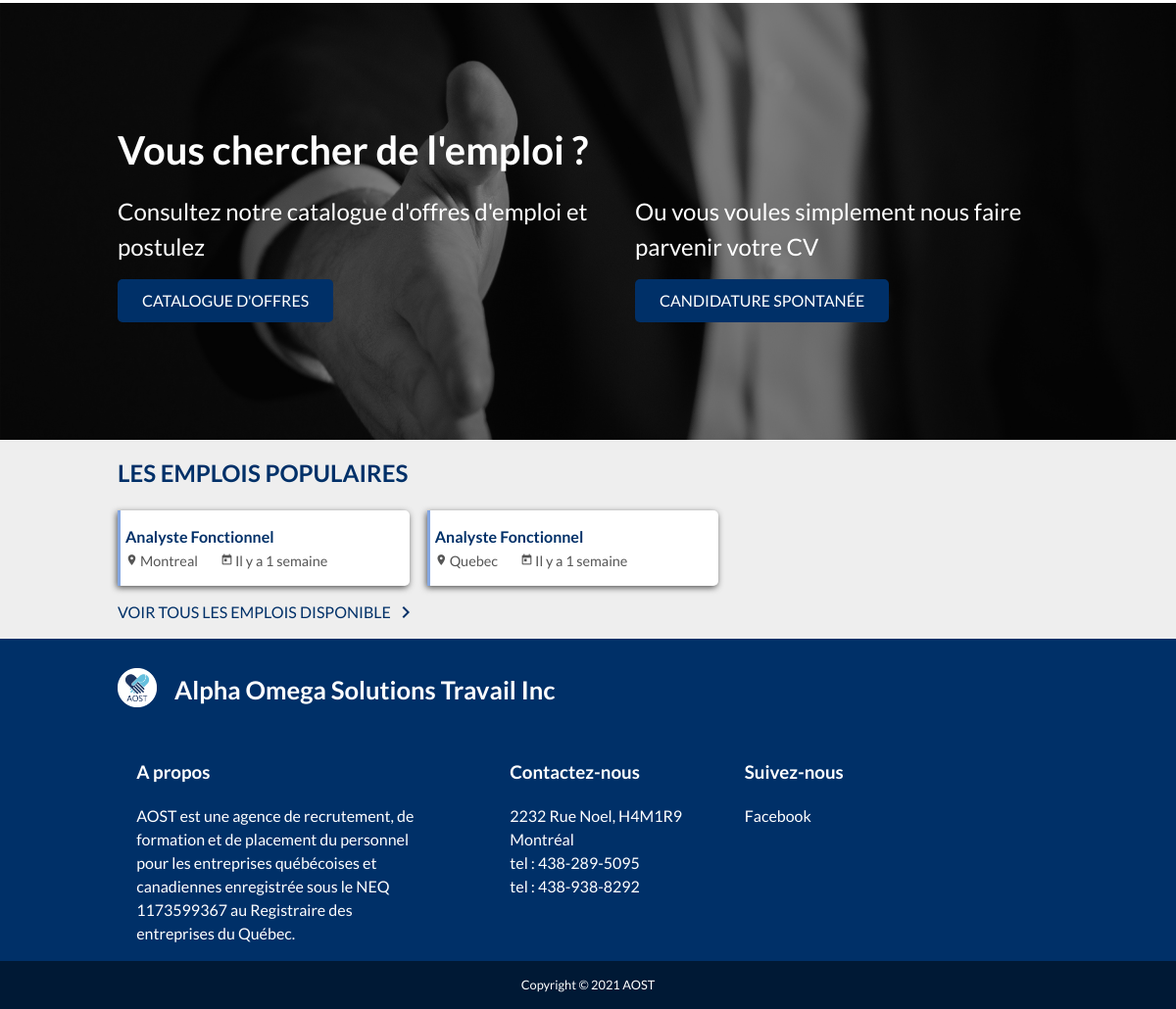
Before: / (lower part) with the older database file.
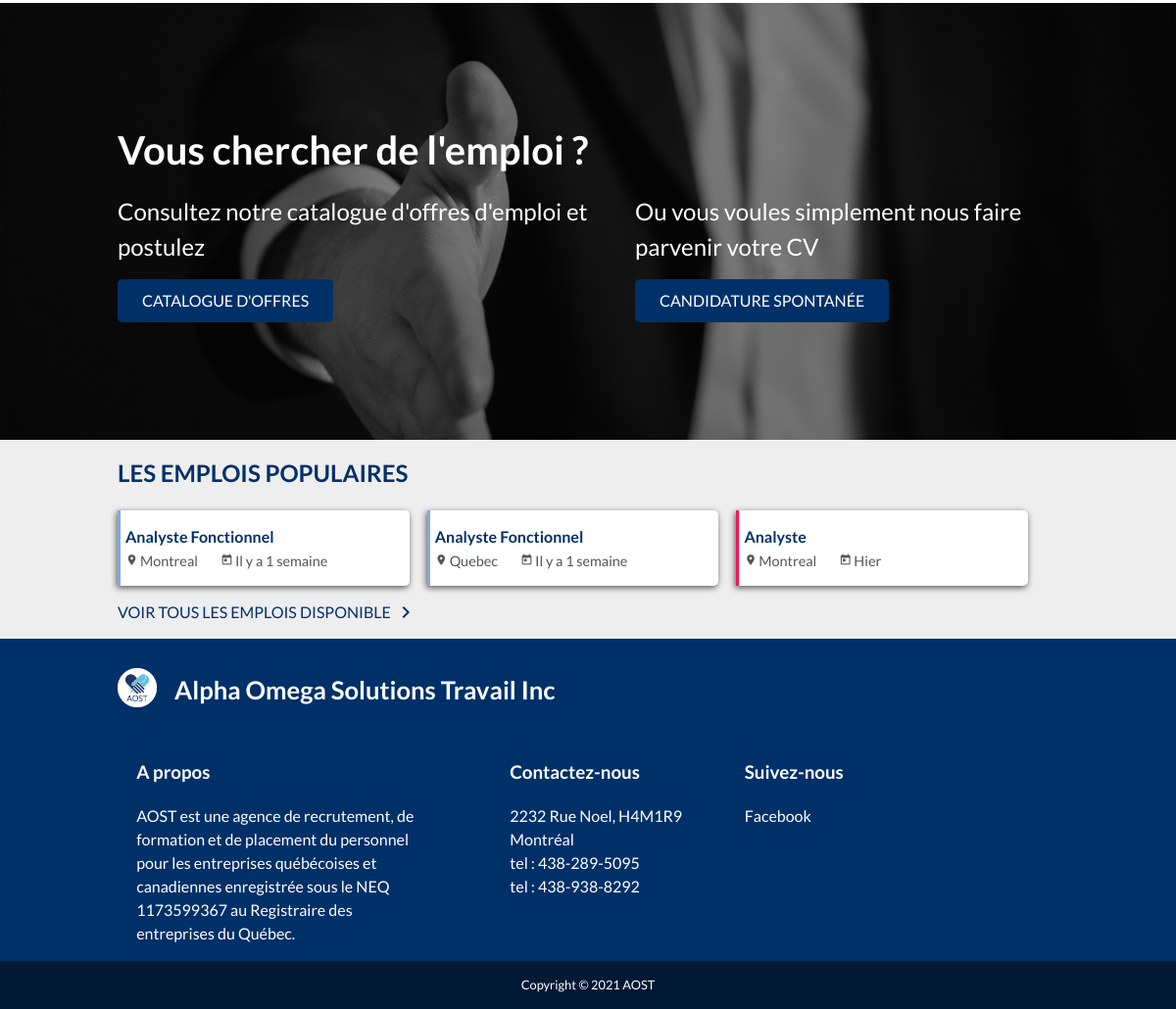
After: the same page with the newer database file.
### tables this page shows
CREATE TABLE IF NOT EXISTS `offers` (
  `id` bigint(20) NOT NULL AUTO_INCREMENT,
  `id_admin` bigint(20) NOT NULL,
  `id_subdomain` bigint(20) NOT NULL,
  `id_city` bigint(20) NOT NULL,
  `compagny` varchar(100) NOT NULL,
  `description` longtext COMMENT 'Description globale de la demande',
  `missions` longtext COMMENT 'description détaillée (par mission) de la demande',
  `skill` longtext COMMENT 'compétences requises du postulant',
  `candidate_profile` longtext COMMENT 'Informations requises du postulant (age, annee d''experience, caractere etc...)',
  `cv` int(1) NOT NULL DEFAULT '0' COMMENT 'vaudra 1 si un CV est requit pour postuler',
  `motivation` int(1) NOT NULL DEFAULT '0' COMMENT 'Vaudra 1 si une lettre de motivation est requise pour postuler',
  `deleted` int(2) NOT NULL DEFAULT '0' COMMENT 'Vaudra 1 si supprimé par un admin (restera présente dans un onglet archives ou corbeille)',
  `expired` int(2) NOT NULL DEFAULT '0' COMMENT 'vaudra 1 si déjà expiré',
  `deadline` datetime NOT NULL COMMENT 'Date limite',
  `added_at` datetime NOT NULL DEFAULT CURRENT_TIMESTAMP,
  PRIMARY KEY (`id`),
  KEY `fk_city` (`id_city`),
  KEY `fk_subdomain` (`id_subdomain`),
  KEY `fk_admin` (`id_admin`)
);

CREATE TABLE IF NOT EXISTS `subdomains` (
  `id` bigint(20) NOT NULL AUTO_INCREMENT,
  `id_admin` bigint(20) NOT NULL,
  `id_domain` bigint(20) NOT NULL,
  `name` varchar(200) NOT NULL,
  `color` varchar(100) NOT NULL,
  `image` varchar(255) NOT NULL,
  `added_at` datetime NOT NULL DEFAULT CURRENT_TIMESTAMP,
  PRIMARY KEY (`id`),
  KEY `id_domain` (`id_domain`),
  KEY `fk_admin` (`id_admin`)
);

CREATE TABLE IF NOT EXISTS `city` (
  `id` bigint(20) NOT NULL AUTO_INCREMENT,
  `name` varchar(150) NOT NULL,
  `added_at` datetime NOT NULL DEFAULT CURRENT_TIMESTAMP,
  PRIMARY KEY (`id`)
);

### home/index.php (called while the page is built)
<?php include($_SERVER["DOCUMENT_ROOT"]."/aost/outils/php/redirection.php");
	redirection("Alpha Omega Solutions Travail", _APP_PATH."home/home.php", "home", "", _ROOT_PATH."home/home.css", _ROOT_PATH."home/home.js");
?>

### index.php (called while the page is built)
<?php
    include($_SERVER["DOCUMENT_ROOT"]."/aost/home/index.php");
?>

### class/Offer.class.php (called while the page is built, shortened)
<?php
class Offer
{
    private $_id;
    private $_added_at;
    public function __construct(array $data){
        foreach ($data as $key => $value) {
            $method='set'.ucfirst($key);
        }
    }
    public function setId($id){
        $this->_id=intval($id);
    }
    public function getId(){
        return $this->_id;
    }
    public function setAdded_at($added_at){
        $this->_added_at=strval($added_at);
    }
    public function getAdded_at(){
        return $this->_added_at;
    }
public function getOffers() {
    include(_APP_PATH."bd/server-connect.php");
    $query=$db->prepare("SELECT * FROM offers ORDER BY id ASC");
    $offers=[];
    if($query->execute()){
        while($data=$query->fetch()){
            $offers[]=new Offer($data);
        }
        return $offers;
    }else{
        return false;
    }
}
}
?>

### class/Subdomain.class.php (called while the page is built, shortened)
<?php
class Subdomain
{
   private $_name;
   public function __construct(array $data){
    foreach ($data as $key => $value) {
     $method='set'.ucfirst($key);
}
}
public function setName($name){
   $this->_name=htmlentities(strval($name));
}
public function getName(){
    return $this->_name;
}
public function getSubdomain($id){
    include(_APP_PATH."bd/server-connect.php");
    $id=intval($id);
    $query=$db->prepare("SELECT * FROM subdomains WHERE id=?");
    $query->bindParam(1,$id);
    if($query->execute() && $query->rowCount()==1){
      $data=$query->fetch();
      return (new Subdomain($data));
  }else{
      return false;
  }
}
}
?>

### class/Domain.class.php (called while the page is built, shortened)
<?php
class domain
{
    private $_color;
    public function __construct(array $data){
        foreach ($data as $key => $value) {
            $method='set'.ucfirst($key);
        }
    }
    public function setColor($color){
        $this->_color=htmlentities(strval($color));
    }
    public function getColor(){
        return $this->_color;
    }
public function getDomain($id){
    include(_APP_PATH."bd/server-connect.php");
    $id=intval($id);
    $query=$db->prepare("SELECT * FROM domains WHERE id=?");
    $query->bindParam(1,$id);
    if($query->execute() && $query->rowCount()==1){
        $data=$query->fetch();
        return (new Domain($data));
    }else{
        return false;
    }
}
}
?>

### class/City.class.php (called while the page is built, shortened)
<?php
class City
{
    private $_name;
    public function __construct(array $data){
        foreach ($data as $key => $value) {
            $method='set'.ucfirst($key);
        }
    }
    public function setName($name){
        $this->_name=htmlentities(strval($name));
    }
    public function getName(){
        return $this->_name;
    }
public function getCity($id){
    include(_APP_PATH."bd/server-connect.php");
    $id=intval($id);
    $query=$db->prepare("SELECT * FROM city WHERE id=?");
    $query->bindParam(1,$id);
    if($query->execute() && $query->rowCount()==1){
        $data=$query->fetch();
        return (new City($data));
    }else{
        return false;
    }
}
}
?>

### home/home.php (the view, shortened to what the changed rows need)
<div class="offers-container">
  <div class="offset-10-laptop emplois-populaires">
    <h2 class="margin-top-none">Les emplois populaires</h2>
    <div class="emplois-populaires-container">
      <?php
      $offers = $offer->getOffers();
      foreach ($offers as $offer) {
        $city = $city->getCity($offer->getId_city());
        $subdomain = $subdomain->getSubdomain($offer->getId_subdomain());
        $domain = $domain->getDomain($subdomain->getId_domain());
        $domainColor = $domain->getColor()==""? "66BFDE" : $domain -> getColor();
        ?>
        <a href="<?php echo _ROOT_PATH."job/offers/a/".str_replace(" ", "-",$subdomain->getName())."/".$offer->getId()."/" ?>" class="ep-block" style="border-left : 3px solid #<?php echo $domainColor; ?>">
          <div class="ep-text">
            <span class="ep-title"><?php echo $subdomain->getName(); ?></span>
            <span class="ep-city"><i class="material-icons vertical-align-bottom">location_on</i><?php echo $city->getName(); ?></span>
            <span class="ep-added_at"><i class="material-icons vertical-align-bottom"> today </i><?php echo get_elapsed_time($offer->getAdded_at()); ?></span>
          </div>
        </a>
      <?php } ?>
    </div>
  </div>
</div>

### outils/php/functions.php (shortened to what the changed rows need)
<?php
$tab_month=array("Janvier","Février","Mars","Avril","Mai","Juin","Juillet","Aougt","Septembre","Octobre","Novembre","Décembre");
function get_elapsed_time($datetime){
	global $tab_month;
	$date_convert_in_seconde = strtotime($datetime);
	if(date('Ymd', $date_convert_in_seconde) == date('Ymd')){
		$diff = time()-$date_convert_in_seconde;
		if($diff < 60){
			echo "Il y a ".$diff." secondes";
		}else if($diff < 3600){
			echo "Il y a ".floor($diff/60)." min";
		}else if($diff < 86400){
			echo "Il y a ".floor($diff/3600)."h";
		}
	}else if(date('Ymd', $date_convert_in_seconde) == date('Ymd', strtotime('- 1 DAY'))){
		echo "Hier";
	}else if(date('Ymd', $date_convert_in_seconde) == date('Ymd', strtotime('- 2 DAY'))){
		echo "Il y a 2 jours";
	}else if(date('Ymd', $date_convert_in_seconde) == date('Ymd', strtotime('- 3 DAY'))){
		echo "Il y a 3 jours";
	}else if(date('Ymd', $date_convert_in_seconde) == date('Ymd', strtotime('- 4 DAY'))){
		echo "Il y a 4 jours";
	}else if(date('Ymd', $date_convert_in_seconde) == date('Ymd', strtotime('- 5 DAY'))){
		echo "Il y a 5 jours";
	}else if(date('Ymd', $date_convert_in_seconde) == date('Ymd', strtotime('- 6 DAY'))){
		echo "Il y a 6 jours";
	}else if(date('Ymd', $date_convert_in_seconde) == date('Ymd', strtotime('- 1 WEEK'))){
		echo "Il y a 1 semaine";
	}else if(date('Ymd', $date_convert_in_seconde) == date('Ymd', strtotime('- 2 WEEK'))){
		echo "Il y a 2 semaines";
	}else if(date('Ymd', $date_convert_in_seconde) == date('Ymd', strtotime('- 3 WEEK'))){
		echo "Il y a 3 semaines";
	}else if(date('Ymd', $date_convert_in_seconde) == date('Ymd', strtotime('- 4 WEEK'))){
		echo "Il y a 4 semaines";
	}else if(date('Ymd', $date_convert_in_seconde) == date('Ymd', strtotime('- 1 MONTH'))){
		echo "Il y a 1 mois";
	}else if(date('Y', $date_convert_in_seconde) == date('Y', strtotime('- 1 YEAR'))){
		echo "Il y a 1 an";
	}else if(date('Y', $date_convert_in_seconde) == date('Y', strtotime('- 2 YEAR'))){
		echo "Il y a 2 ans";
	}else if(date('Y', $date_convert_in_seconde) == date('Y', strtotime('- 3 YEAR'))){
		echo "Il y a 3 ans";
	}else if(date('Y', $date_convert_in_seconde) == date('Y', strtotime('- 4 YEAR'))){
		echo "Il y a 4 ans";
	}else if(date('Y', $date_convert_in_seconde) == date('Y', strtotime('- 5 YEAR'))){
		echo "Il y a 5 ans";
	}else if(date('Y', $date_convert_in_seconde) == date('Y', strtotime('- 6 YEAR'))){
		echo "Il y a 6 ans";
	}else if(date('Y', $date_convert_in_seconde) == date('Y', strtotime('- 7 YEAR'))){
		echo "Il y a 7 ans";
	}else if(date('Y', $date_convert_in_seconde) == date('Y', strtotime('- 8 YEAR'))){
		echo "Il y a 8 ans";
	}else if(date('Y', $date_convert_in_seconde) == date('Y', strtotime('- 9 YEAR'))){
		echo "Il y a 9 ans";
	}else if(date('Y', $date_convert_in_seconde) == date('Y', strtotime('- 10 YEAR'))){
		echo "Il y a 10 ans";
	}else if(date('Y', $date_convert_in_seconde) == date('Y', strtotime('- 11 YEAR'))){
		echo "Il y a 11 ans";
	}else if(date('Y', $date_convert_in_seconde) == date('Y', strtotime('- 12 YEAR'))){
		echo "Il y a 12 ans";
	}else if(date('Y', $date_convert_in_seconde) == date('Y', strtotime('- 13 YEAR'))){
		echo "Il y a 13 ans";
	}else if(date('Y', $date_convert_in_seconde) == date('Y', strtotime('- 14 YEAR'))){
		echo "Il y a 14 ans";
	}else if(date('Y', $date_convert_in_seconde) == date('Y', strtotime('- 15 YEAR'))){
		echo "Il y a 15 ans";
	}else if(date('Y', $date_convert_in_seconde) == date('Y', strtotime('- 16 YEAR'))){
		echo "Il y a 16 ans";
	}else if(date('Y', $date_convert_in_seconde) == date('Y', strtotime('- 17 YEAR'))){
		echo "Il y a 17 ans";
	}else if(date('Y', $date_convert_in_seconde) == date('Y', strtotime('- 18 YEAR'))){
		echo "Il y a 18 ans";
	}else if(date('Y', $date_convert_in_seconde) == date('Y', strtotime('- 19 YEAR'))){
		echo "Il y a 19 ans";
	}else if(date('Y', $date_convert_in_seconde) == date('Y', strtotime('- 20 YEAR'))){
		echo "Il y a 20 ans";
	}else if(date('Y', $date_convert_in_seconde) < date('Y', strtotime('- 20 YEAR'))){
		echo "Il y a plus de 20 ans";
	}else{
		$mois=date('m',$date_convert_in_seconde);
		$mois=$tab_month[$mois-1];
		echo 'depuis le '.date('d', $date_convert_in_seconde)." ".$mois;
	}
}
?>

Changed rows visible on the page:
added offers: id_subdomain.name "Analyste", id_city.name "Montreal", shows "Hier"
